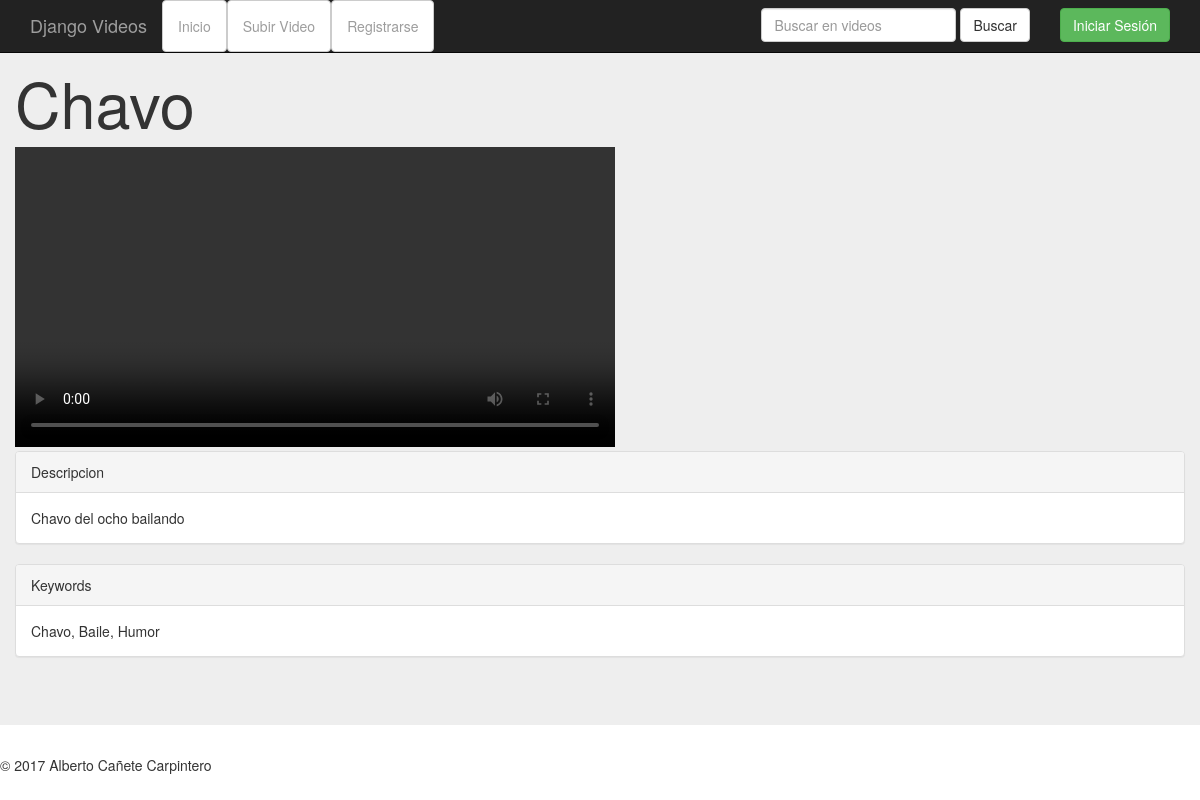
Before: /ver/4/ with the older database file.
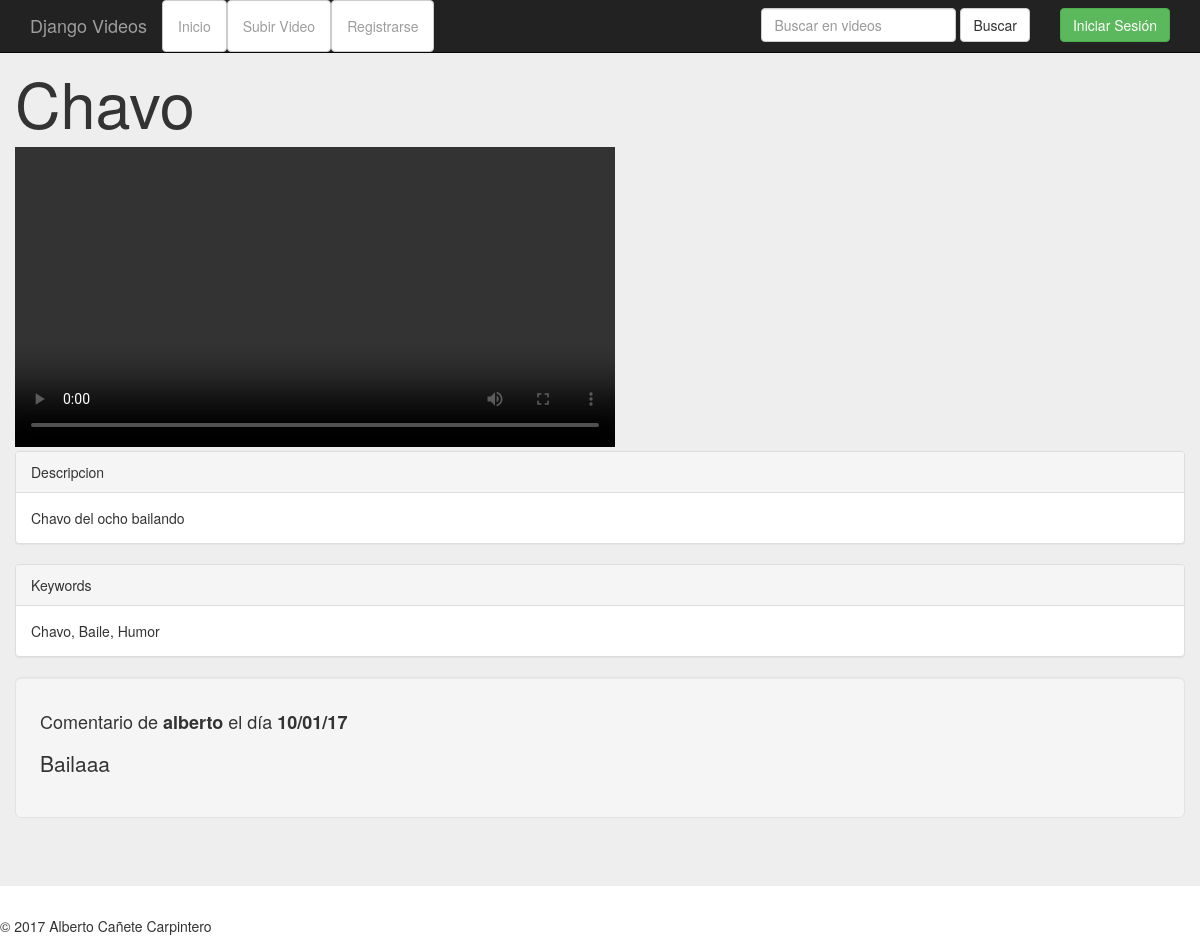
After: the same page with the newer database file.
### video/models.py (models this page shows, shortened)
class Comentario(models.Model):
	video_comentario = models.ForeignKey(Video)
	texto_comentario = models.TextField(help_text = 'Comentario', verbose_name = "Comentario")
	usuario_comentario = models.ForeignKey(User, verbose_name = 'Autor')
	fecha_comentario = models.DateTimeField(auto_now=True, verbose_name= 'Fecha del Comentario')

### video/views.py (the view)
# urls.py: url(r'^ver/(?P<id_video>.*)/$',views.verVideo),
def verVideo(request,id_video):
    video=get_object_or_404(models.Video, pk=id_video)
    comentarios=models.Comentario.objects.filter(video_comentario=video).order_by("fecha_comentario").reverse()
    formulario=forms.nuevoComentario(request.POST or None)
    if formulario.is_valid():
        usuario=get_object_or_404(models.User,pk=request.POST['id_usuario'])
        nuevoV=formulario.save(commit=False)
        nuevoV.video_comentario=video
        nuevoV.usuario_comentario=usuario
        nuevoV.save()
    return render(request,'verVideo.html',{'idvideo':id_video,'titulo':"Mostrar video",'video':video,'comentarios':comentarios,'formulario':formulario})

### video/forms.py
class nuevoComentario(forms.ModelForm):
    class Meta:
        model= models.Comentario
        fields= ('texto_comentario',)

### video/templates/verVideo.html (shortened to what this page needs)
{% extends "esqueleto.html" %}
{% block contenido %}
<h1>{{video.titulo_video}}</h1>
<video width="600" src="{{MEDIA_URL}}{{video.archivo_video}}" controls></video>
<div class="panel panel-default">
  <div class="panel-heading">Descripcion</div>
  <div class="panel-body">
    {{video.descripcion_video}}
  </div>
</div>
<div class="panel panel-default">
  <div class="panel-heading">Keywords</div>
  <div class="panel-body">
    {{video.keywords_video}}
  </div>
</div>
{% for i in comentarios %}
<div class="well well-lg">
  <h4>Comentario de <label>{{i.usuario_comentario}}</label> el d&iacute;a <label>{{i.fecha_comentario|date:"d/m/y"}}</label></h4>
<p>{{i.texto_comentario}}</p>
</div>
{% endfor %}
{% endblock %}

Changed rows visible on the page:
added Comentario: usuario_comentario "alberto", fecha_comentario "10/01/17", texto_comentario "Bailaaa"
